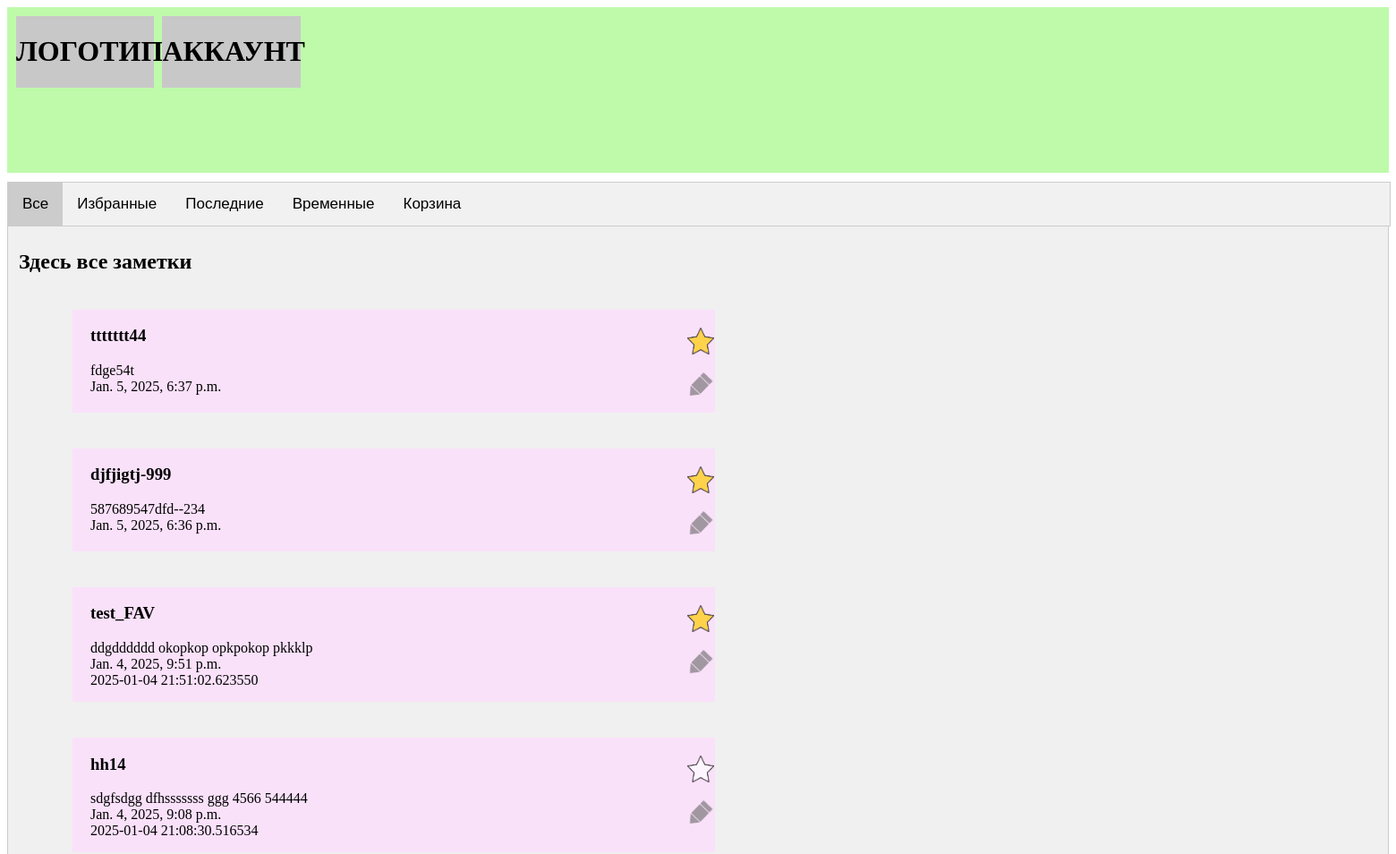
The app's page / (upper part), older data.
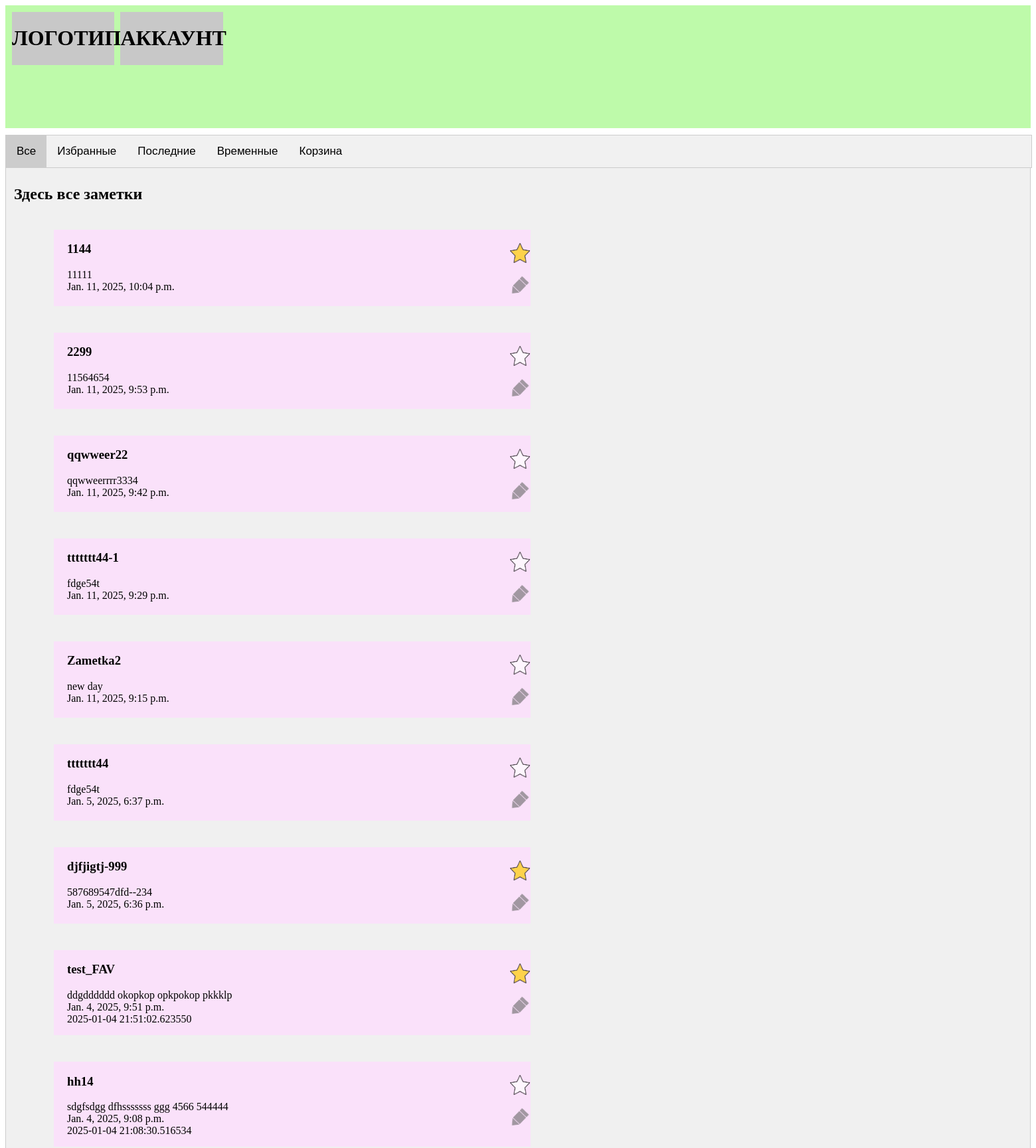
The same page, newer data.
### notesApp/models.py (models this page shows)
class Note(models.Model):
    title = models.CharField(max_length=200)
    content = models.TextField(blank=True, null=True)
    created_at = models.DateTimeField(auto_now_add=True)
    is_favorite = models.IntegerField(default=0)
    action_dt = models.TextField(blank=True, null=True)
    is_last = models.BooleanField(default=False)
    is_in_recycle = models.BooleanField(default=False)
    last_update = models.TextField(blank=True, null=True)

### notesApp/views.py (the view)
# urls.py: path('', views.note_list, name='note_list'),
def note_list(request):
    notes = Note.objects.all()
    notesDesc = Note.objects.order_by('-created_at')
    notesFavs = Note.objects.filter(is_favorite=1).order_by('-last_update').order_by('-created_at')
    notesTemp = Note.objects.exclude(action_dt='').order_by('-action_dt') #111
    notesLast = Note.objects.filter(is_last=1).order_by('-last_update').order_by('-created_at')
    notesRec = Note.objects.filter(is_in_recycle=1)
    return render(request, 'notesApp/note_list.html',
                  {'notes': notes, 'notesDesc': notesDesc, 'notesFavs': notesFavs, 'notesTemp': notesTemp,
                   'notesLast': notesLast, 'notesRec': notesRec})

### notesApp/templates/notesApp/note_list.html (shortened to what this page needs)
{% load static %}
<!DOCTYPE html>
<html>
<head>
    <link rel="stylesheet" href="{% static 'css/notesApp.css' %}">
</head>
<body>
    <header class="header-class">
        <div class="logo-class"><h1>ЛОГОТИП</h1></div>
        <div class="account-class"><h1>АККАУНТ</h1></div>
    </header>
    <div class="main-body-class">
        <div class="tab">
            <button class="tablinks" onclick="openSection(event, 'All')" id="defaultOpen">Все</button>
            <button class="tablinks" onclick="openSection(event, 'Favs')">Избранные</button>
            <button class="tablinks" onclick="openSection(event, 'Last')">Последние</button>
            <button class="tablinks" onclick="openSection(event, 'Time')">Временные</button>
            <button class="tablinks" onclick="openSection(event, 'Recycle')">Корзина</button>
        </div>
        <div id="All" class="tabcontent">
            <h2>Здесь все заметки</h2>
                {% for note in notesDesc %}
                    <div class="note-class">
                        <div class="left-note-content">
                            <h3>{{ note.title }} <br></h3>
                            {{ note.content }} <br>
                            {{ note.created_at }}<br>
                            {{ note.last_update }}
                        </div>
                        <div class="right-note-content">
                            {% if note.is_favorite %}
                                <img id="a-right-fav-0" name="favimg" src="/static/img/star_1.png" class="right-favs-img"/><br>
                            {% else %}
                                <img id="a-right-fav-1" name="favimg" src="/static/img/star_0.png" class="right-favs-img"/><br>
                            {% endif %}
                            <a onclick="updateNote({{note.id}});return false;">
                                <img id="a-right-update" name="favimg" src="/static/img/pencil.png" class="right-update-img"/>
                            </a>
                        </div>
                    </div>
                {% endfor %}
        </div>
    </div>
</body>
</html>

### notesApp/static/css/notesApp.css (style rules this page uses)
.header-class { padding-top: 5px; padding-bottom: 10px; margin-bottom: 10px; background: rgb(190, 250, 170); position: sticky; top: 0px; width: 100%; }
.logo-class { background: rgb(200, 200, 200); width: 10%; display: inline-block; margin-left: 10px; margin-top: 5px; text-align: center; }
.account-class { background: rgb(200, 200, 200); width: 10%; margin-left: 5px; margin-top: 5px; display: inline-block; text-align: center; }
.main-body-class { background: rgb(240, 240, 240); }
.note-class { background: rgb(250, 225, 250); width: 46%; margin-bottom: 20px; margin-top: 20px; margin-left: 60px; padding-bottom: 15px; padding-left: 20px; padding-top: 0px; display: inline-block; vertical-align: top; }
.tab { overflow: hidden; border: 1px solid #ccc; background-color: #f1f1f1; width: 100%; position: -webkit-sticky; // Для поддержки Safari position: sticky; top: 0; }
.tab button { background-color: inherit; float: left; border: none; outline: none; cursor: pointer; padding: 14px 16px; transition: 0.3s; font-size: 17px; }
.tab button.active { background-color: #ccc; }
.tabcontent { display: none; padding: 6px 12px; border: 1px solid #ccc; border-top: none; animation: fadeEffect 1s; }
.left-note-content { display: inline-block; width: 95%; }
.right-note-content { display: inline-block; vertical-align: top; margin-top: 20px; height: 80px; }
.right-favs-img { height: 30px; width: 30px; margin-bottom: 15px; opacity: 70%; }
.right-update-img { height: 30px; width: 30px; opacity: 60%; }

Row changes from the older to the newer data that the page shows:
added Note: title "1144", content "11111", created_at "Jan. 11, 2025, 10:04 p.m.", is_favorite 1 (drawn)
added Note: title "2299", content "11564654", created_at "Jan. 11, 2025, 9:53 p.m.", is_favorite 0 (drawn)
added Note: title "qqwweer22", content "qqwweerrrr3334", created_at "Jan. 11, 2025, 9:42 p.m.", is_favorite 0 (drawn)
added Note: title "ttttttt44-1", content "fdge54t", created_at "Jan. 11, 2025, 9:29 p.m.", is_favorite 0 (drawn)
added Note: title "Zametka2", content "new day", created_at "Jan. 11, 2025, 9:15 p.m.", is_favorite 0 (drawn)
changed Note "ttttttt44": is_favorite: picture added; is_favorite: picture removed
